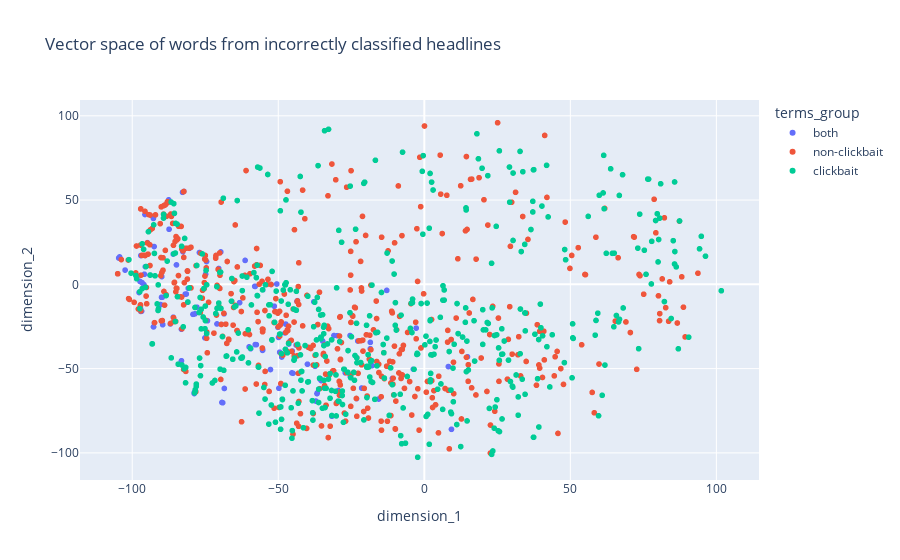

This figure's notebook cell:
### Code cell
fig = px.scatter(
    incorrect_plotting_sample,
    x = "dimension_1",
    y = "dimension_2",
    color = "terms_group",
    title = "Vector space of words from incorrectly classified headlines",
    custom_data=["terms", "terms_group"]
)
fig.update_traces(
    hovertemplate = "<br>".join([
        "Word: %{customdata[0]}",
        "Terms group: %{customdata[1]}"
    ])
)
fig.show()

### Figure 1 — Plotly figure (JSON) as saved in the notebook; plotly's stock layout.template omitted (floating-point values rounded to 4 significant figures; data arrays with more than 128 entries replaced by an {"elided": "..."} marker saying what was removed)
{"data": [{"customdata": {"elided": "139x2 str values"}, "hovertemplate": "Word: %{customdata[0]}<br>Terms group: %{customdata[1]}", "legendgroup": "both", "marker": {"color": "#636efa", "symbol": "circle"}, "mode": "markers", "name": "both", "showlegend": true, "x": {"elided": "139 float values"}, "xaxis": "x", "y": {"elided": "139 float values"}, "yaxis": "y", "type": "scattergl"}, {"customdata": {"elided": "508x2 str values"}, "hovertemplate": "Word: %{customdata[0]}<br>Terms group: %{customdata[1]}", "legendgroup": "non-clickbait", "marker": {"color": "#EF553B", "symbol": "circle"}, "mode": "markers", "name": "non-clickbait", "showlegend": true, "x": {"elided": "508 float values"}, "xaxis": "x", "y": {"elided": "508 float values"}, "yaxis": "y", "type": "scattergl"}, {"customdata": {"elided": "490x2 str values"}, "hovertemplate": "Word: %{customdata[0]}<br>Terms group: %{customdata[1]}", "legendgroup": "clickbait", "marker": {"color": "#00cc96", "symbol": "circle"}, "mode": "markers", "name": "clickbait", "showlegend": true, "x": {"elided": "490 float values"}, "xaxis": "x", "y": {"elided": "490 float values"}, "yaxis": "y", "type": "scattergl"}], "layout": {"xaxis": {"anchor": "y", "domain": [0.0, 1.0], "title": {"text": "dimension_1"}}, "yaxis": {"anchor": "x", "domain": [0.0, 1.0], "title": {"text": "dimension_2"}}, "legend": {"title": {"text": "terms_group"}, "tracegroupgap": 0}, "title": {"text": "Vector space of words from incorrectly classified headlines"}}}
